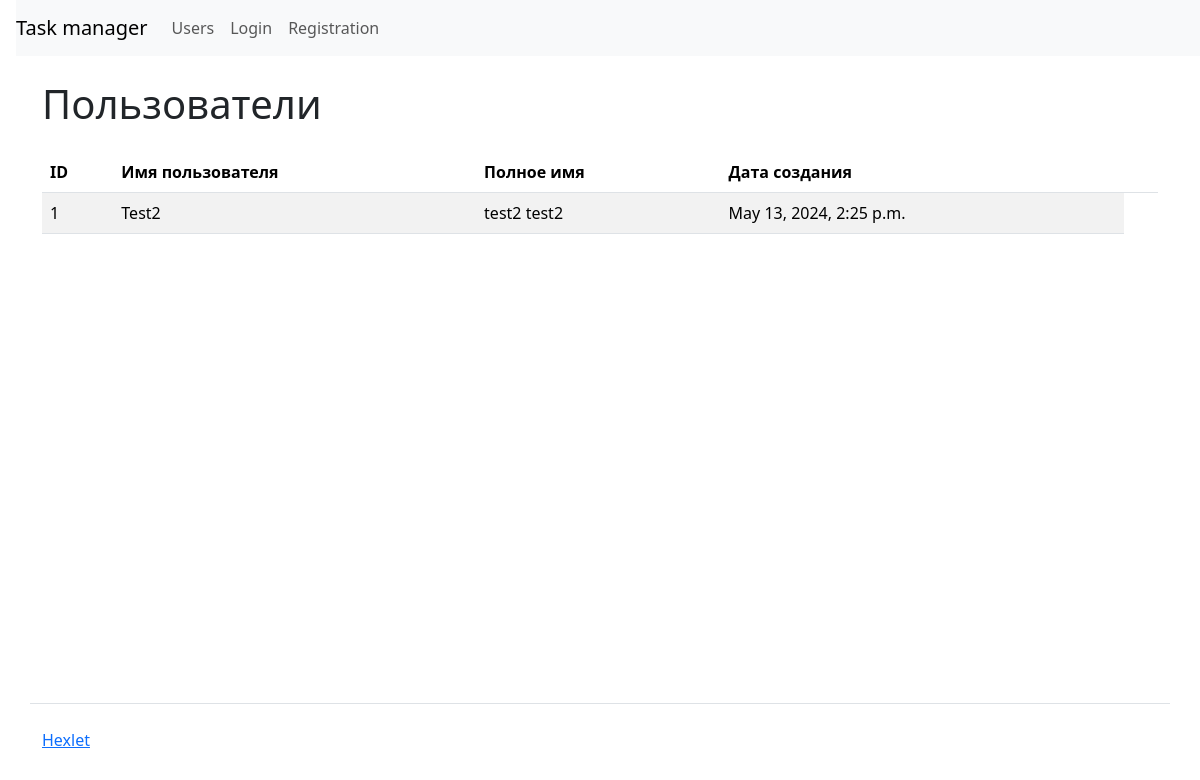
/users/, run on an earlier commit of the app's database.
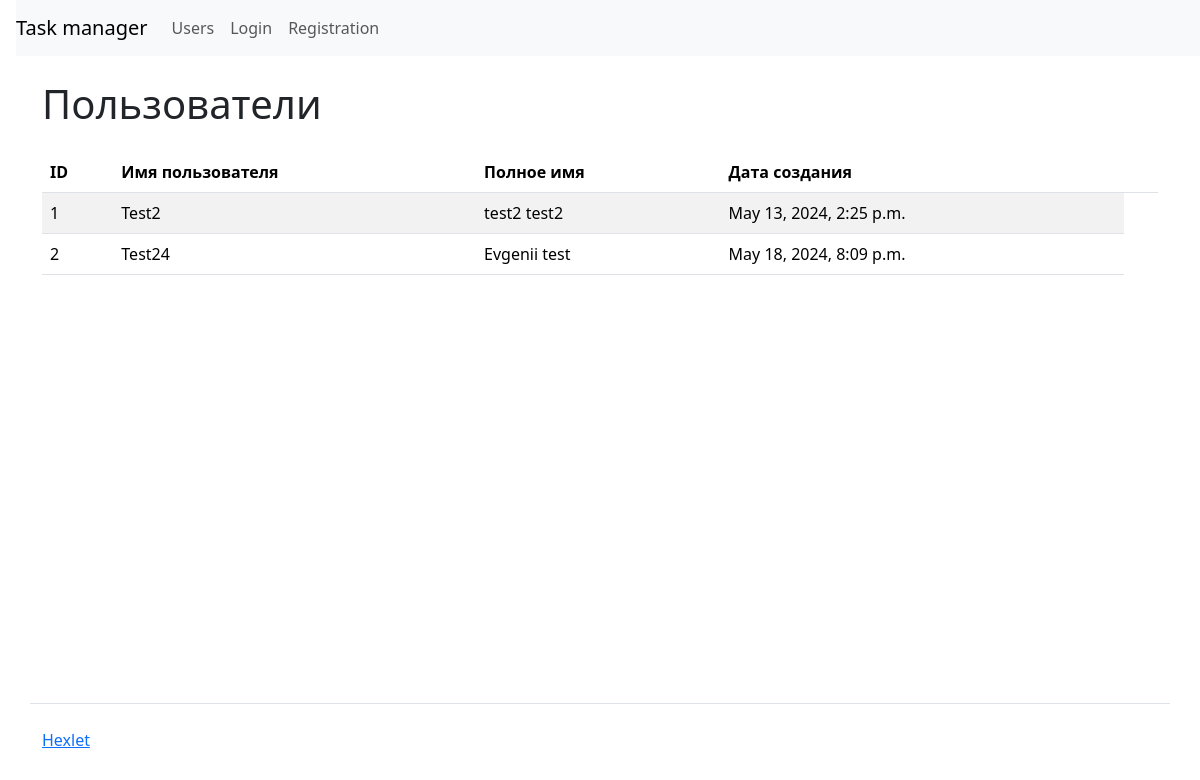
And on a later commit of the database.
### task_manager/apps/users/models.py (models this page shows)
class User(AbstractUser):
    def __str__(self):
        return f"{self.first_name} {self.last_name}"

### task_manager/apps/users/views.py (the view)
# urls.py: path("", views.Index.as_view(), name="labels"),
class Index(ListView):
    model = User
    template_name = "users/users.html"
    context_object_name = "users"
    def get_context_data(self, **kwargs):
        context = super().get_context_data(**kwargs)
        context["current_user"] = self.request.user
        return context

### task_manager/templates/users/users.html (shortened to what this page needs)
{% extends 'base.html' %}
{% load i18n %}
{% block content %}
<h1 class="my-4">Пользователи</h1>
<table class="table table-striped">
    <thead>
        <tr>
            <th>ID</th>
            <th>Имя пользователя</th>
            <th>Полное имя</th>
            <th>Дата создания</th>
            <th></th>
        </tr>
    </thead>
    <tbody>
        {% for user in users %}
        <tr>
            <td>{{ user.id }}</td>
            <td>{{ user.username }}</td>
            <td>{{ user.get_full_name }}</td>
            <td>{{ user.date_joined }}</td>
        </tr>
        {% endfor %}
    </tbody>
</table>
</div>
{% endblock %}

What changed in the data, as far as the page shows it:
added User: id "2", username "Test24", get_full_name "Evgenii test", date_joined "May 18, 2024, 8:09 p.m."
